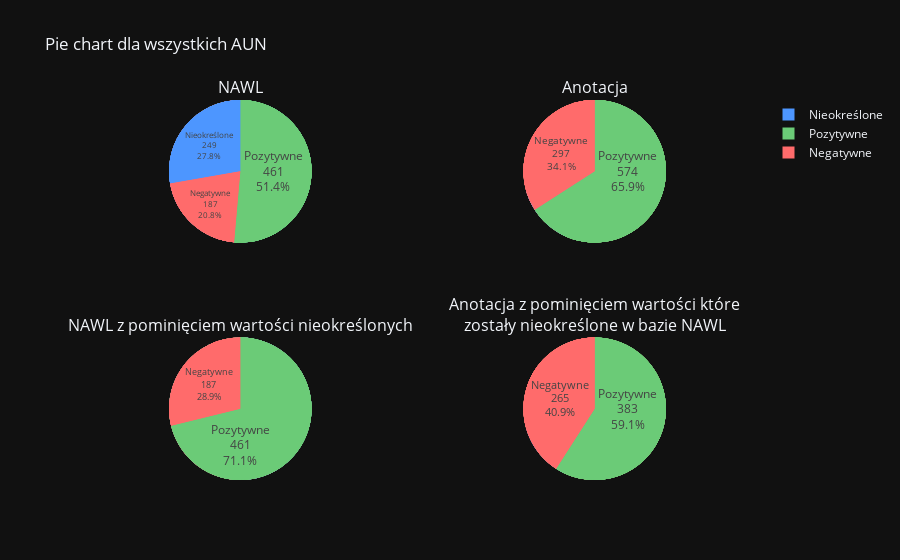

Notebook cell for this chart:
### Code cell
cts = all_comparison_df['nawl'].value_counts().to_frame().reindex([-1, 1, 0])
fig.add_trace(
    go.Pie(labels=[labels_dict[i] for i in cts.index.tolist()], values=[value[0] for value in cts.values.tolist()],
           textposition='inside', textinfo='label+percent+value', insidetextorientation='horizontal',
           marker_colors=pie_colours
           ),
    row=1, col=1
)
cts = all_comparison_df['anotacja'].value_counts().to_frame().reindex([-1, 1, 0]).drop(0)
fig.add_trace(
    go.Pie(labels=[labels_dict[i] for i in cts.index.tolist()], values=[value[0] for value in cts.values.tolist()],
           textposition='inside', textinfo='label+percent+value', insidetextorientation='horizontal',
           marker_colors=pie_colours
           ),
    row=1, col=2
)
cts = all_comparison_df_wo0['nawl'].value_counts().to_frame().reindex([-1, 1, 0])
fig.add_trace(
    go.Pie(labels=[labels_dict[i] for i in cts.index.tolist()], values=[value[0] for value in cts.values.tolist()],
           textposition='inside', textinfo='label+percent+value', insidetextorientation='horizontal',
           marker_colors=pie_colours
           ),
    row=2, col=1
)
cts = all_comparison_df_wo0['anotacja'].value_counts().to_frame().reindex([-1, 1, 0]).drop(0)
fig.add_trace(
    go.Pie(labels=[labels_dict[i] for i in cts.index.tolist()], values=[value[0] for value in cts.values.tolist()],
           textposition='inside', textinfo='label+percent+value', insidetextorientation='horizontal',
           marker_colors=pie_colours
           ),
    row=2, col=2
)
fig.update_layout(title_text='Pie chart dla wszystkich AUN')
fig.show()

### Figure 1 — Plotly figure (JSON) as saved in the notebook; plotly's stock layout.template omitted (floating-point values rounded to 4 significant figures)
{"data": [{"insidetextorientation": "horizontal", "labels": ["Negatywne", "Pozytywne", "Nieokreślone"], "marker": {"colors": ["#FF6B6B", "#6BCB77", "#4D96FF"]}, "textinfo": "label+percent+value", "textposition": "inside", "values": [53, 68, 130], "type": "pie", "domain": {"x": [0.0, 0.475], "y": [0.625, 1.0]}}, {"insidetextorientation": "horizontal", "labels": ["Negatywne", "Pozytywne"], "marker": {"colors": ["#FF6B6B", "#6BCB77", "#4D96FF"]}, "textinfo": "label+percent+value", "textposition": "inside", "values": [31.0, 220.0], "type": "pie", "domain": {"x": [0.525, 1.0], "y": [0.625, 1.0]}}, {"insidetextorientation": "horizontal", "labels": ["Negatywne", "Pozytywne", "Nieokreślone"], "marker": {"colors": ["#FF6B6B", "#6BCB77", "#4D96FF"]}, "textinfo": "label+percent+value", "textposition": "inside", "values": [53.0, 68.0, null], "type": "pie", "domain": {"x": [0.0, 0.475], "y": [0.0, 0.375]}}, {"insidetextorientation": "horizontal", "labels": ["Negatywne", "Pozytywne"], "marker": {"colors": ["#FF6B6B", "#6BCB77", "#4D96FF"]}, "textinfo": "label+percent+value", "textposition": "inside", "values": [25.0, 96.0], "type": "pie", "domain": {"x": [0.525, 1.0], "y": [0.0, 0.375]}}, {"insidetextorientation": "horizontal", "labels": ["Negatywne", "Pozytywne", "Nieokreślone"], "marker": {"colors": ["#FF6B6B", "#6BCB77", "#4D96FF"]}, "textinfo": "label+percent+value", "textposition": "inside", "values": [52, 166, 33], "type": "pie", "domain": {"x": [0.0, 0.475], "y": [0.625, 1.0]}}, {"insidetextorientation": "horizontal", "labels": ["Negatywne", "Pozytywne"], "marker": {"colors": ["#FF6B6B", "#6BCB77", "#4D96FF"]}, "textinfo": "label+percent+value", "textposition": "inside", "values": [115.0, 136.0], "type": "pie", "domain": {"x": [0.525, 1.0], "y": [0.625, 1.0]}}, {"insidetextorientation": "horizontal", "labels": ["Negatywne", "Pozytywne", "Nieokreślone"], "marker": {"colors": ["#FF6B6B", "#6BCB77", "#4D96FF"]}, "textinfo": "label+percent+value", "textposition": "inside", "values": [52.0, 166.0, null], "type": "pie", "domain": {"x": [0.0, 0.475], "y": [0.0, 0.375]}}, {"insidetextorientation": "horizontal", "labels": ["Negatywne", "Pozytywne"], "marker": {"colors": ["#FF6B6B", "#6BCB77", "#4D96FF"]}, "textinfo": "label+percent+value", "textposition": "inside", "values": [104.0, 114.0], "type": "pie", "domain": {"x": [0.525, 1.0], "y": [0.0, 0.375]}}, {"insidetextorientation": "horizontal", "labels": ["Negatywne", "Pozytywne", "Nieokreślone"], "marker": {"colors": ["#FF6B6B", "#6BCB77", "#4D96FF"]}, "textinfo": "label+percent+value", "textposition": "inside", "values": [54, 153, 38], "type": "pie", "domain": {"x": [0.0, 0.475], "y": [0.625, 1.0]}}, {"insidetextorientation": "horizontal", "labels": ["Negatywne", "Pozytywne"], "marker": {"colors": ["#FF6B6B", "#6BCB77", "#4D96FF"]}, "textinfo": "label+percent+value", "textposition": "inside", "values": [106, 137], "type": "pie", "domain": {"x": [0.525, 1.0], "y": [0.625, 1.0]}}, {"insidetextorientation": "horizontal", "labels": ["Negatywne", "Pozytywne", "Nieokreślone"], "marker": {"colors": ["#FF6B6B", "#6BCB77", "#4D96FF"]}, "textinfo": "label+percent+value", "textposition": "inside", "values": [54.0, 153.0, null], "type": "pie", "domain": {"x": [0.0, 0.475], "y": [0.0, 0.375]}}, {"insidetextorientation": "horizontal", "labels": ["Negatywne", "Pozytywne"], "marker": {"colors": ["#FF6B6B", "#6BCB77", "#4D96FF"]}, "textinfo": "label+percent+value", "textposition": "inside", "values": [95, 112], "type": "pie", "domain": {"x": [0.525, 1.0], "y": [0.0, 0.375]}}, {"insidetextorientation": "horizontal", "labels": ["Negatywne", "Pozytywne", "Nieokreślone"], "marker": {"colors": ["#FF6B6B", "#6BCB77", "#4D96FF"]}, "textinfo": "label+percent+value", "textposition": "inside", "values": [28, 74, 48], "type": "pie", "domain": {"x": [0.0, 0.475], "y": [0.625, 1.0]}}, {"insidetextorientation": "horizontal", "labels": ["Negatywne", "Pozytywne"], "marker": {"colors": ["#FF6B6B", "#6BCB77", "#4D96FF"]}, "textinfo": "label+percent+value", "textposition": "inside", "values": [45, 81], "type": "pie", "domain": {"x": [0.525, 1.0], "y": [0.625, 1.0]}}, {"insidetextorientation": "horizontal", "labels": ["Negatywne", "Pozytywne", "Nieokreślone"], "marker": {"colors": ["#FF6B6B", "#6BCB77", "#4D96FF"]}, "textinfo": "label+percent+value", "textposition": "inside", "values": [28.0, 74.0, null], "type": "pie", "domain": {"x": [0.0, 0.475], "y": [0.0, 0.375]}}, {"insidetextorientation": "horizontal", "labels": ["Negatywne", "Pozytywne"], "marker": {"colors": ["#FF6B6B", "#6BCB77", "#4D96FF"]}, "textinfo": "label+percent+value", "textposition": "inside", "values": [41, 61], "type": "pie", "domain": {"x": [0.525, 1.0], "y": [0.0, 0.375]}}, {"insidetextorientation": "horizontal", "labels": ["Pozytywne", "Nieokreślone", "Negatywne"], "marker": {"colors": ["#4D96FF", "#6BCB77", "#FF6B6B"]}, "textinfo": "label+percent+value", "textposition": "inside", "values": [461, 249, 187], "type": "pie", "domain": {"x": [0.0, 0.475], "y": [0.625, 1.0]}}, {"insidetextorientation": "horizontal", "labels": ["Pozytywne", "Negatywne", "Nieokreślone"], "marker": {"colors": ["#6BCB77", "#FF6B6B"]}, "textinfo": "label+percent+value", "textposition": "inside", "values": [574, 297, 133], "type": "pie", "domain": {"x": [0.525, 1.0], "y": [0.625, 1.0]}}, {"insidetextorientation": "horizontal", "labels": ["Pozytywne", "Nieokreślone", "Negatywne"], "marker": {"colors": ["#4D96FF", "#6BCB77", "#FF6B6B"]}, "textinfo": "label+percent+value", "textposition": "inside", "values": [461, 249, 187], "type": "pie", "domain": {"x": [0.0, 0.475], "y": [0.0, 0.375]}}, {"insidetextorientation": "horizontal", "labels": ["Pozytywne", "Negatywne", "Nieokreślone"], "marker": {"colors": ["#6BCB77", "#FF6B6B"]}, "textinfo": "label+percent+value", "textposition": "inside", "values": [574, 297, 133], "type": "pie", "domain": {"x": [0.525, 1.0], "y": [0.0, 0.375]}}, {"insidetextorientation": "horizontal", "labels": ["Negatywne", "Pozytywne", "Nieokreślone"], "marker": {"colors": ["#4D96FF", "#6BCB77", "#FF6B6B"]}, "textinfo": "label+percent+value", "textposition": "inside", "values": [187, 461, 249], "type": "pie", "domain": {"x": [0.0, 0.475], "y": [0.625, 1.0]}}, {"insidetextorientation": "horizontal", "labels": ["Pozytywne", "Negatywne", "Nieokreślone"], "marker": {"colors": ["#6BCB77", "#FF6B6B"]}, "textinfo": "label+percent+value", "textposition": "inside", "values": [574, 297, 133], "type": "pie", "domain": {"x": [0.525, 1.0], "y": [0.625, 1.0]}}, {"insidetextorientation": "horizontal", "labels": ["Pozytywne", "Nieokreślone", "Negatywne"], "marker": {"colors": ["#4D96FF", "#6BCB77", "#FF6B6B"]}, "textinfo": "label+percent+value", "textposition": "inside", "values": [461, 249, 187], "type": "pie", "domain": {"x": [0.0, 0.475], "y": [0.0, 0.375]}}, {"insidetextorientation": "horizontal", "labels": ["Pozytywne", "Negatywne", "Nieokreślone"], "marker": {"colors": ["#6BCB77", "#FF6B6B"]}, "textinfo": "label+percent+value", "textposition": "inside", "values": [574, 297, 133], "type": "pie", "domain": {"x": [0.525, 1.0], "y": [0.0, 0.375]}}, {"insidetextorientation": "horizontal", "labels": ["Negatywne", "Pozytywne", "Nieokreślone"], "marker": {"colors": ["#4D96FF", "#6BCB77", "#FF6B6B"]}, "textinfo": "label+percent+value", "textposition": "inside", "values": [187, 461, 249], "type": "pie", "domain": {"x": [0.0, 0.475], "y": [0.625, 1.0]}}, {"insidetextorientation": "horizontal", "labels": ["Negatywne", "Pozytywne"], "marker": {"colors": ["#6BCB77", "#FF6B6B"]}, "textinfo": "label+percent+value", "textposition": "inside", "values": [297, 574], "type": "pie", "domain": {"x": [0.525, 1.0], "y": [0.625, 1.0]}}, {"insidetextorientation": "horizontal", "labels": ["Pozytywne", "Nieokreślone", "Negatywne"], "marker": {"colors": ["#4D96FF", "#6BCB77", "#FF6B6B"]}, "textinfo": "label+percent+value", "textposition": "inside", "values": [461, 249, 187], "type": "pie", "domain": {"x": [0.0, 0.475], "y": [0.0, 0.375]}}, {"insidetextorientation": "horizontal", "labels": ["Pozytywne", "Negatywne", "Nieokreślone"], "marker": {"colors": ["#6BCB77", "#FF6B6B"]}, "textinfo": "label+percent+value", "textposition": "inside", "values": [574, 297, 133], "type": "pie", "domain": {"x": [0.525, 1.0], "y": [0.0, 0.375]}}, {"insidetextorientation": "horizontal", "labels": ["Negatywne", "Pozytywne", "Nieokreślone"], "marker": {"colors": ["#FF6B6B", "#6BCB77", "#4D96FF"]}, "textinfo": "label+percent+value", "textposition": "inside", "values": [187, 461, 249], "type": "pie", "domain": {"x": [0.0, 0.475], "y": [0.625, 1.0]}}, {"insidetextorientation": "horizontal", "labels": ["Negatywne", "Pozytywne"], "marker": {"colors": ["#FF6B6B", "#6BCB77", "#4D96FF"]}, "textinfo": "label+percent+value", "textposition": "inside", "values": [297, 574], "type": "pie", "domain": {"x": [0.525, 1.0], "y": [0.625, 1.0]}}, {"insidetextorientation": "horizontal", "labels": ["Pozytywne", "Nieokreślone", "Negatywne"], "marker": {"colors": ["#FF6B6B", "#6BCB77", "#4D96FF"]}, "textinfo": "label+percent+value", "textposition": "inside", "values": [461, 249, 187], "type": "pie", "domain": {"x": [0.0, 0.475], "y": [0.0, 0.375]}}, {"insidetextorientation": "horizontal", "labels": ["Pozytywne", "Negatywne", "Nieokreślone"], "marker": {"colors": ["#FF6B6B", "#6BCB77", "#4D96FF"]}, "textinfo": "label+percent+value", "textposition": "inside", "values": [574, 297, 133], "type": "pie", "domain": {"x": [0.525, 1.0], "y": [0.0, 0.375]}}, {"insidetextorientation": "horizontal", "labels": ["Negatywne", "Pozytywne", "Nieokreślone"], "marker": {"colors": ["#FF6B6B", "#6BCB77", "#4D96FF"]}, "textinfo": "label+percent+value", "textposition": "inside", "values": [187, 461, 249], "type": "pie", "domain": {"x": [0.0, 0.475], "y": [0.625, 1.0]}}, {"insidetextorientation": "horizontal", "labels": ["Negatywne", "Pozytywne"], "marker": {"colors": ["#FF6B6B", "#6BCB77", "#4D96FF"]}, "textinfo": "label+percent+value", "textposition": "inside", "values": [297, 574], "type": "pie", "domain": {"x": [0.525, 1.0], "y": [0.625, 1.0]}}, {"insidetextorientation": "horizontal", "labels": ["Negatywne", "Pozytywne", "Nieokreślone"], "marker": {"colors": ["#FF6B6B", "#6BCB77", "#4D96FF"]}, "textinfo": "label+percent+value", "textposition": "inside", "values": [187, 461, 249], "type": "pie", "domain": {"x": [0.0, 0.475], "y": [0.0, 0.375]}}, {"insidetextorientation": "horizontal", "labels": ["Negatywne", "Pozytywne"], "marker": {"colors": ["#FF6B6B", "#6BCB77", "#4D96FF"]}, "textinfo": "label+percent+value", "textposition": "inside", "values": [297, 574], "type": "pie", "domain": {"x": [0.525, 1.0], "y": [0.0, 0.375]}}, {"insidetextorientation": "horizontal", "labels": ["Negatywne", "Pozytywne", "Nieokreślone"], "marker": {"colors": ["#FF6B6B", "#6BCB77", "#4D96FF"]}, "textinfo": "label+percent+value", "textposition": "inside", "values": [187, 461, 249], "type": "pie", "domain": {"x": [0.0, 0.475], "y": [0.625, 1.0]}}, {"insidetextorientation": "horizontal", "labels": ["Negatywne", "Pozytywne"], "marker": {"colors": ["#FF6B6B", "#6BCB77", "#4D96FF"]}, "textinfo": "label+percent+value", "textposition": "inside", "values": [297, 574], "type": "pie", "domain": {"x": [0.525, 1.0], "y": [0.625, 1.0]}}, {"insidetextorientation": "horizontal", "labels": ["Negatywne", "Pozytywne", "Nieokreślone"], "marker": {"colors": ["#FF6B6B", "#6BCB77", "#4D96FF"]}, "textinfo": "label+percent+value", "textposition": "inside", "values": [187.0, 461.0, null], "type": "pie", "domain": {"x": [0.0, 0.475], "y": [0.0, 0.375]}}, {"insidetextorientation": "horizontal", "labels": ["Negatywne", "Pozytywne"], "marker": {"colors": ["#FF6B6B", "#6BCB77", "#4D96FF"]}, "textinfo": "label+percent+value", "textposition": "inside", "values": [265, 383], "type": "pie", "domain": {"x": [0.525, 1.0], "y": [0.0, 0.375]}}, {"insidetextorientation": "horizontal", "labels": ["Negatywne", "Pozytywne", "Nieokreślone"], "marker": {"colors": ["#FF6B6B", "#6BCB77", "#4D96FF"]}, "textinfo": "label+percent+value", "textposition": "inside", "values": [187, 461, 249], "type": "pie", "domain": {"x": [0.0, 0.475], "y": [0.625, 1.0]}}, {"insidetextorientation": "horizontal", "labels": ["Negatywne", "Pozytywne", "Nieokreślone"], "marker": {"colors": ["#FF6B6B", "#6BCB77", "#4D96FF"]}, "textinfo": "label+percent+value", "textposition": "inside", "values": [297, 574, 133], "type": "pie", "domain": {"x": [0.525, 1.0], "y": [0.625, 1.0]}}, {"insidetextorientation": "horizontal", "labels": ["Negatywne", "Pozytywne", "Nieokreślone"], "marker": {"colors": ["#FF6B6B", "#6BCB77", "#4D96FF"]}, "textinfo": "label+percent+value", "textposition": "inside", "values": [187.0, 461.0, null], "type": "pie", "domain": {"x": [0.0, 0.475], "y": [0.0, 0.375]}}, {"insidetextorientation": "horizontal", "labels": ["Negatywne", "Pozytywne"], "marker": {"colors": ["#FF6B6B", "#6BCB77", "#4D96FF"]}, "textinfo": "label+percent+value", "textposition": "inside", "values": [265, 383], "type": "pie", "domain": {"x": [0.525, 1.0], "y": [0.0, 0.375]}}, {"insidetextorientation": "horizontal", "labels": ["Negatywne", "Pozytywne", "Nieokreślone"], "marker": {"colors": ["#FF6B6B", "#6BCB77", "#4D96FF"]}, "textinfo": "label+percent+value", "textposition": "inside", "values": [187, 461, 249], "type": "pie", "domain": {"x": [0.0, 0.475], "y": [0.625, 1.0]}}, {"insidetextorientation": "horizontal", "labels": ["Negatywne", "Pozytywne"], "marker": {"colors": ["#FF6B6B", "#6BCB77", "#4D96FF"]}, "textinfo": "label+percent+value", "textposition": "inside", "values": [297, 574], "type": "pie", "domain": {"x": [0.525, 1.0], "y": [0.625, 1.0]}}, {"insidetextorientation": "horizontal", "labels": ["Negatywne", "Pozytywne", "Nieokreślone"], "marker": {"colors": ["#FF6B6B", "#6BCB77", "#4D96FF"]}, "textinfo": "label+percent+value", "textposition": "inside", "values": [187.0, 461.0, null], "type": "pie", "domain": {"x": [0.0, 0.475], "y": [0.0, 0.375]}}, {"insidetextorientation": "horizontal", "labels": ["Negatywne", "Pozytywne"], "marker": {"colors": ["#FF6B6B", "#6BCB77", "#4D96FF"]}, "textinfo": "label+percent+value", "textposition": "inside", "values": [265, 383], "type": "pie", "domain": {"x": [0.525, 1.0], "y": [0.0, 0.375]}}, {"insidetextorientation": "horizontal", "labels": ["Negatywne", "Pozytywne", "Nieokreślone"], "marker": {"colors": ["#FF6B6B", "#6BCB77", "#4D96FF"]}, "textinfo": "label+percent+value", "textposition": "inside", "values": [187, 461, 249], "type": "pie", "domain": {"x": [0.0, 0.475], "y": [0.625, 1.0]}}, {"insidetextorientation": "horizontal", "labels": ["Negatywne", "Pozytywne"], "marker": {"colors": ["#FF6B6B", "#6BCB77", "#4D96FF"]}, "textinfo": "label+percent+value", "textposition": "inside", "values": [297, 574], "type": "pie", "domain": {"x": [0.525, 1.0], "y": [0.625, 1.0]}}, {"insidetextorientation": "horizontal", "labels": ["Negatywne", "Pozytywne", "Nieokreślone"], "marker": {"colors": ["#FF6B6B", "#6BCB77", "#4D96FF"]}, "textinfo": "label+percent+value", "textposition": "inside", "values": [187.0, 461.0, null], "type": "pie", "domain": {"x": [0.0, 0.475], "y": [0.0, 0.375]}}, {"insidetextorientation": "horizontal", "labels": ["Negatywne", "Pozytywne"], "marker": {"colors": ["#FF6B6B", "#6BCB77", "#4D96FF"]}, "textinfo": "label+percent+value", "textposition": "inside", "values": [265, 383], "type": "pie", "domain": {"x": [0.525, 1.0], "y": [0.0, 0.375]}}], "layout": {"annotations": [{"font": {"size": 16}, "showarrow": false, "text": "NAWL", "x": 0.2375, "xanchor": "center", "xref": "paper", "y": 1.0, "yanchor": "bottom", "yref": "paper"}, {"font": {"size": 16}, "showarrow": false, "text": "Anotacja", "x": 0.7625, "xanchor": "center", "xref": "paper", "y": 1.0, "yanchor": "bottom", "yref": "paper"}, {"font": {"size": 16}, "showarrow": false, "text": "NAWL z pominięciem wartości nieokreślonych", "x": 0.2375, "xanchor": "center", "xref": "paper", "y": 0.375, "yanchor": "bottom", "yref": "paper"}, {"font": {"size": 16}, "showarrow": false, "text": "Anotacja z pominięciem wartości które<br>zostały nieokreślone w bazie NAWL", "x": 0.7625, "xanchor": "center", "xref": "paper", "y": 0.375, "yanchor": "bottom", "yref": "paper"}], "title": {"text": "Pie chart dla wszystkich AUN"}}}
